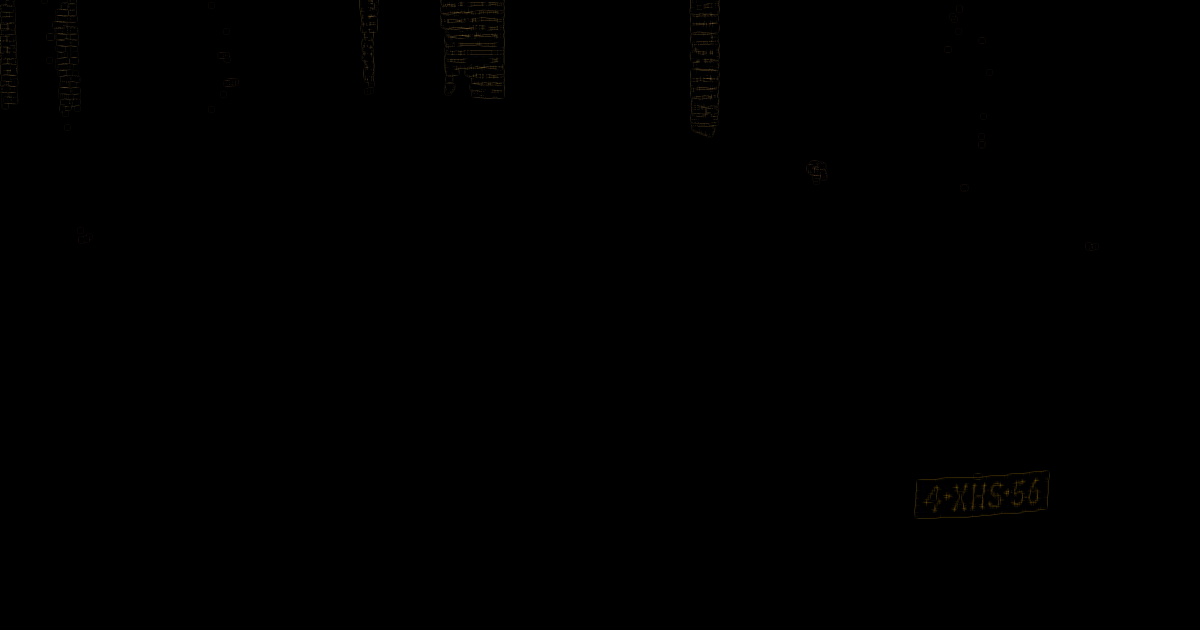
#> input picture Data/laplacianOutput.png, 1200 x 630 px; the run also reads 1 picture not shown here
$ python contoursTest.py   (older library calls are emulated)
#> lines starting #> are read from the running program, lines starting #| are printed output that depends on the picture; after the words box and inside, x2 and y2 are one past the last pixel; in counts of white or black regions, pixels touching at a corner belong together
import cv2
import numpy as np

morph_size=(3,3)
# load the image
originalImage = cv2.imread("../TestSet/frame0.jpg")
image = cv2.imread("../Data/laplacianOutput.png")
#> image is the input picture: shape (630, 1200, 3); mean B, G, R 0.1, 0.2, 0.3
#imageShow = image.copy()
#imageShow = cv2.cvtColor(imageShow, cv2.COLOR_BGR2GRAY)
imgGray = cv2.cvtColor(image, cv2.COLOR_BGR2GRAY)
imgGray = cv2.threshold(imgGray, 250, 255, cv2.THRESH_BINARY | cv2.THRESH_OTSU)[1]
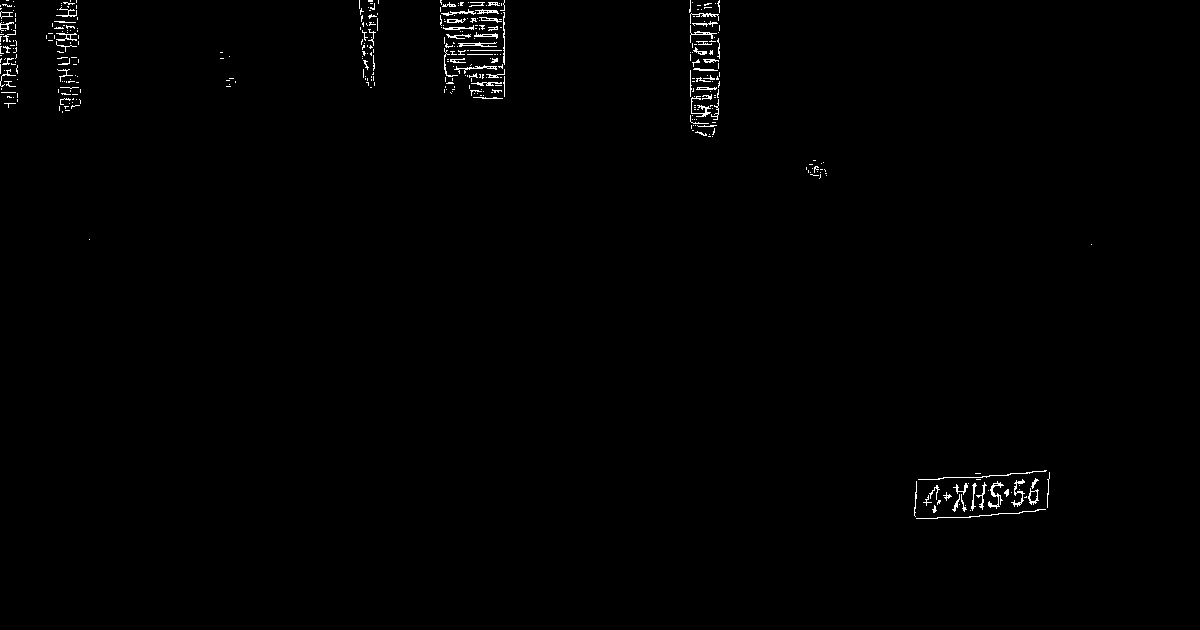
#> imgGray: shape (630, 1200); 0.66% white in thin lines or dots, all inside (x1, y1, x2, y2) = (0, 0, 1092, 519)
erosion = cv2.erode(imgGray, (3,3),iterations=2)
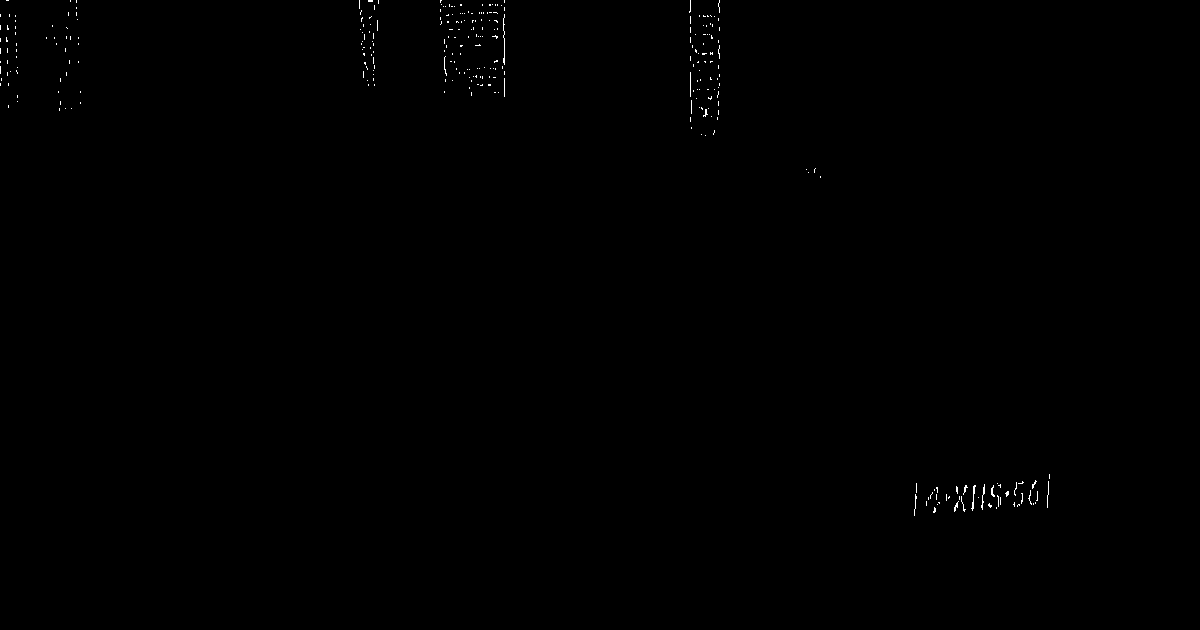
#> erosion: shape (630, 1200); 0.19% white in thin lines or dots, all inside (x1, y1, x2, y2) = (0, 0, 1050, 516)
#plt.imshow(erosion)
#plt.show()

## DILATE IMAGE
kernel = np.ones((3,3), np.uint8)
dialate = cv2.dilate(erosion, kernel, iterations=5)
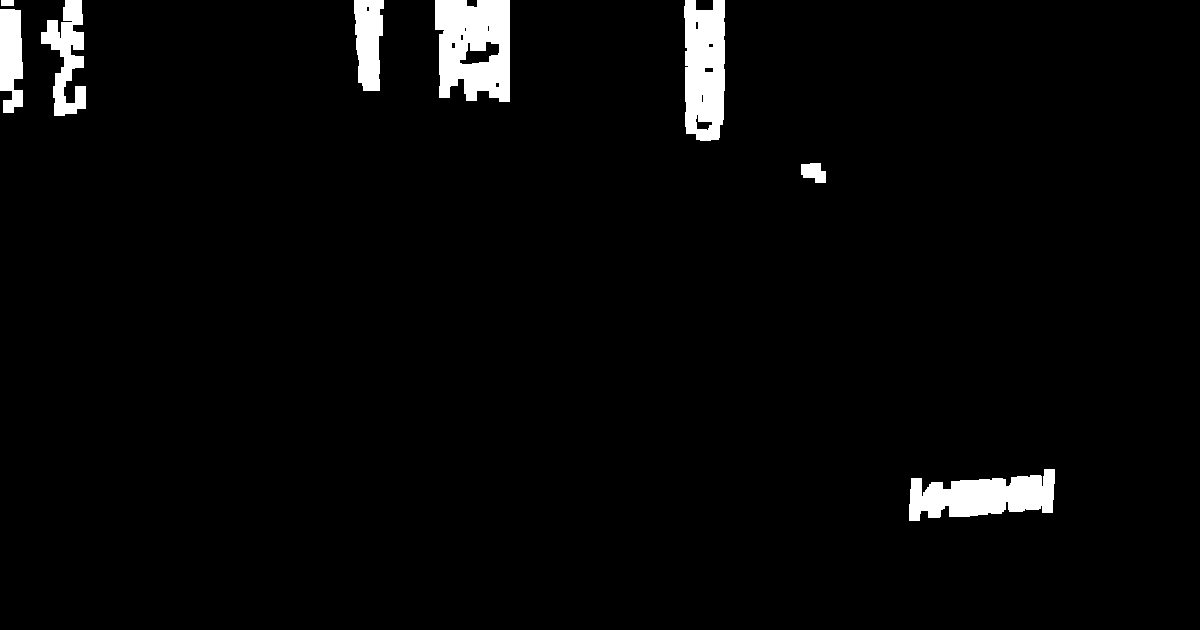
#> dialate: shape (630, 1200); 3.1% white; 8 white regions
#plt.imshow(dialate)
#plt.show()

imThreshold = cv2.threshold(dialate, 250, 255, cv2.THRESH_BINARY | cv2.THRESH_OTSU)[1]

#Find bounding boxed
_ ,contours, hierarchy = cv2.findContours(imThreshold, cv2.RETR_EXTERNAL, cv2.CHAIN_APPROX_SIMPLE)
#> contours = 8 contours; box (x1, y1, x2, y2) and area: (435, 0, 510, 102) 6553, (684, 0, 725, 141) 5044, (909, 469, 1055, 521) 4708, (41, 0, 86, 116) 2413, (354, 0, 384, 91) 2056, (0, 9, 23, 113) 1864, (801, 163, 826, 183) 333, (1, 0, 14, 6) 60
boxes = []

idx = 0
for contour in contours:
    idx += 1
    (x,y,w,h)= cv2.boundingRect(contour)
    if (2 <= (float(w) / float(h)) < 4):
        cv2.rectangle(originalImage, (x,y), (x+w, y+h), (255), 2)
        roi = originalImage[y:y + h, x:x + w]
        cv2.imwrite("Data/contourExtra/contourTest"+str(idx)+".png", roi)
#> this loop made 8 passes
#> (x, y, w, h) on passes 1 to 7: (909, 469, 146, 52), (801, 163, 25, 20), (0, 9, 23, 104), (684, 0, 41, 141), (435, 0, 75, 102), (354, 0, 30, 91), (41, 0, 45, 116)
#> (contour, x, y, w, h) on pass 8: ([[1, 0], [1, 5], [13, 5], [13, 0]], 1, 0, 13, 6)
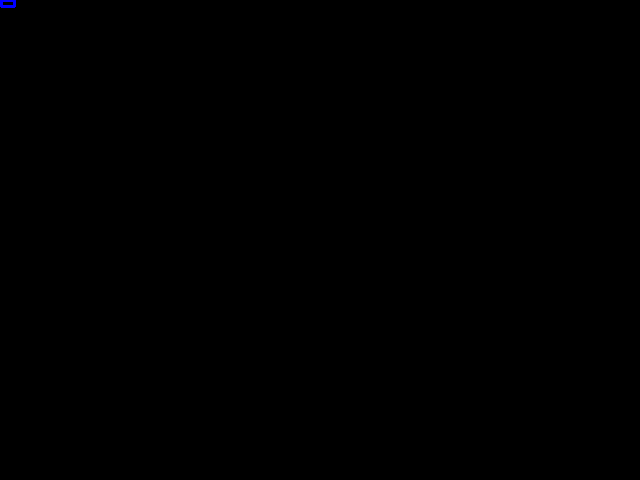
#> originalImage: shape (480, 640, 3); mean B, G, R 0.1, 0, 0
#> after the loop, idx = 8

cv2.imshow('img', originalImage)
cv2.waitKey()
